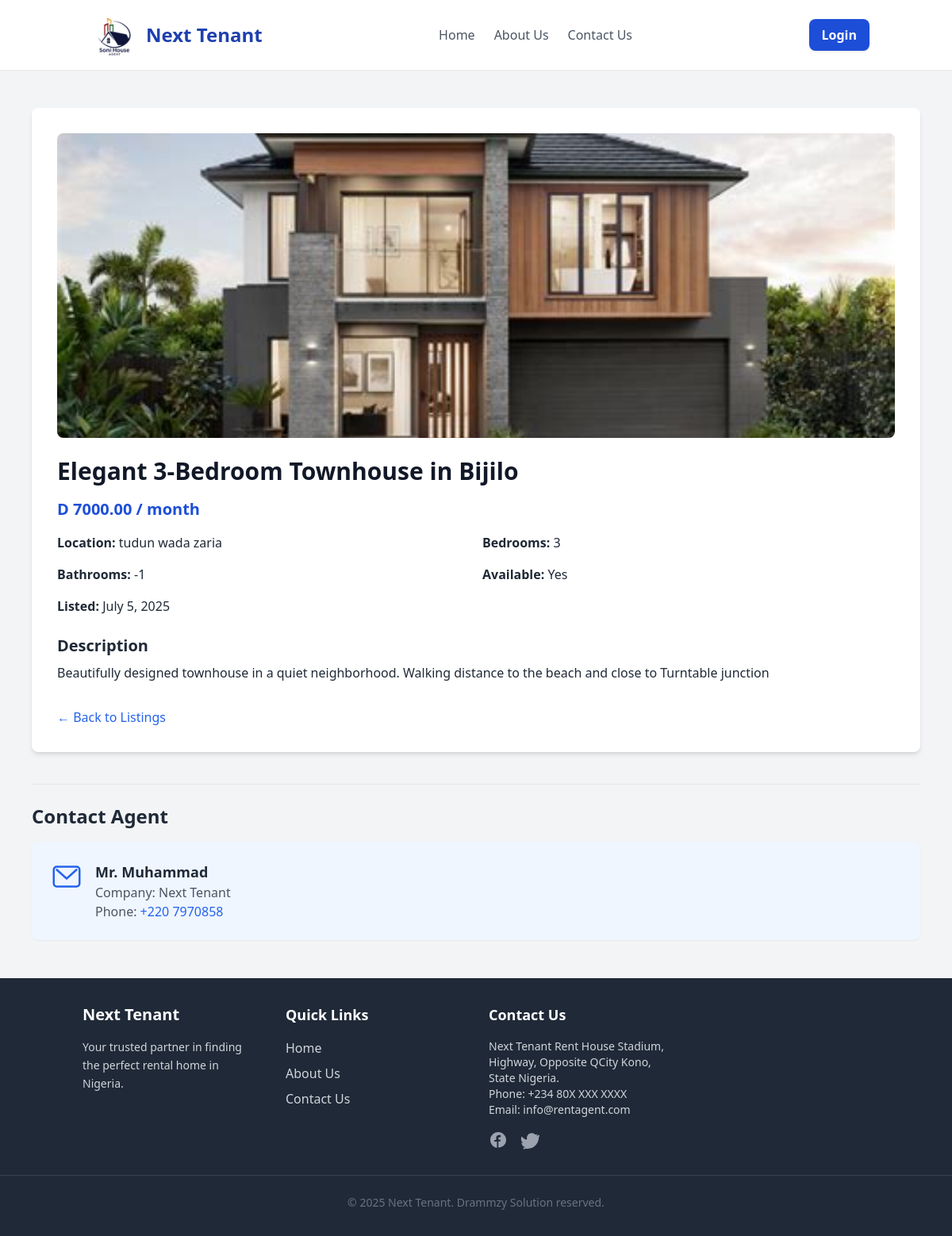
Page /house/info/5 on the committed database.
### soniHouseAgent/models.py (models this page shows, shortened)
class House(models.Model):
    title = models.CharField(max_length=200)
    description = models.TextField()
    price = models.DecimalField(max_digits=12, decimal_places=2)  # Monthly price
    location = models.CharField(max_length=255)
    num_bedrooms = models.IntegerField()
    num_bathrooms = models.IntegerField()
    is_available = models.BooleanField(default=True)
    listed_date = models.DateTimeField(auto_now_add=True)
    image = models.ImageField(upload_to='house_images/', blank=True, null=True)
    owner = models.ForeignKey(Landlord, on_delete=models.CASCADE, related_name='houses')
    is_deleted = models.BooleanField(default=False)

### soniHouseAgent/views.py (the view)
# urls.py: path('house/info/<int:pk>', views.house_info, name="house-info"),
def house_info(request, pk):
    house = House.objects.get(id=pk)
    context ={'house':house}
    return render(request, 'soniHouseAgent/homepage/house-info.html',context)

### soniHouseAgent/templates/soniHouseAgent/homepage/house-info.html (shortened to what this page needs)
{% load static %}
<html lang="en">
<head>
    <script src="https://cdn.tailwindcss.com"></script>
</head>
<body class="font-sans antialiased bg-gray-100 text-gray-800">
  {% include "soniHouseAgent/homepage/nav.html" %}
    <div class="max-w-6xl mx-auto px-4 py-12">
        <div class="bg-white rounded-lg shadow-md p-8">
            {% if house.image %}
                <img src="{{ house.image.url }}" alt="{{ house.title }}" class="w-full h-96 object-cover rounded-lg mb-6">
            {% endif %}
            <h1 class="text-3xl font-bold text-gray-900 mb-4">{{ house.title }}</h1>
            <p class="text-xl text-blue-700 font-semibold mb-4">D {{ house.price }} / month</p>
            <div class="grid grid-cols-1 sm:grid-cols-2 gap-4 mb-6">
                <p><strong>Location:</strong> {{ house.location }}</p>
                <p><strong>Bedrooms:</strong> {{ house.num_bedrooms }}</p>
                <p><strong>Bathrooms:</strong> {{ house.num_bathrooms }}</p>
                <p><strong>Available:</strong> {{ house.is_available|yesno:"Yes,No" }}</p>
                <p><strong>Listed:</strong> {{ house.listed_date|date:"F j, Y" }}</p>
            </div>
            <div class="prose max-w-none">
                <h2 class="text-xl font-semibold mb-2">Description</h2>
                <p>{{ house.description }}</p>
            </div>
            <div class="mt-8 ">
                <a href="{% url 'home' %}#properties" class="text-blue-600 hover:underline">&larr; Back to Listings</a>
            </div>
        </div>
        <div class="mt-10 border-t pt-6">
            <h2 class="text-2xl font-bold text-gray-800 mb-4">Contact Agent</h2>
            <div class="flex items-start space-x-4 bg-blue-50 p-6 rounded-lg shadow-sm">
                <div>
                </div>
                <div>
                    <p class="text-lg font-semibold text-gray-800">Mr. Muhammad</p>
                    <p class="text-gray-600">Company: Next Tenant</p>
                    <p class="text-gray-600">Phone: <a href="tel:+2207970858" class="text-blue-600 hover:underline">+220 7970858</a></p>
                </div>
            </div>
        </div>
    </div>
  {% include "soniHouseAgent/homepage/footer.html" %}
</body>
</html>

### rows in the picture
House: image (picture), title "Elegant 3-Bedroom Townhouse in Bijilo", price "7000.00", location "tudun wada zaria", num_bedrooms "3", num_bathrooms "-1", is_available "Yes", listed_date "July 5, 2025", description "Beautifully designed townhouse in a quiet neighborhood. Walking distance to the beach and close to Turntable junction"
